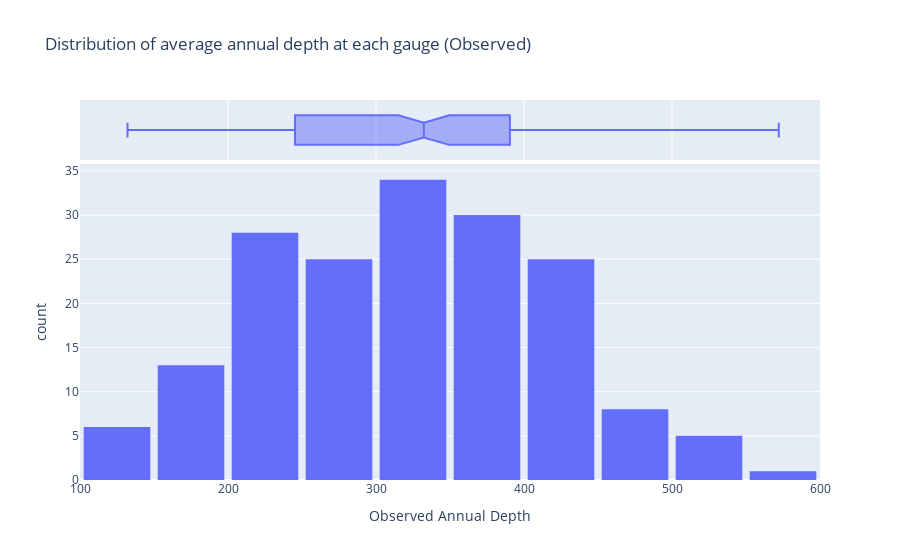

Notebook source saved alongside this figure:
### Code cell
fig1 = px.histogram(df, 
                    x = 'Observed Annual Depth',
                   marginal='box',
                    
                   
                   title='Distribution of average annual depth at each gauge (Observed)')
fig1.update_layout(bargap=0.1)
fig1.show()

### Figure 1 — Plotly figure (JSON) as saved in the notebook; plotly's stock layout.template omitted (floating-point values rounded to 4 significant figures; data arrays with more than 128 entries replaced by an {"elided": "..."} marker saying what was removed)
{"data": [{"alignmentgroup": "True", "bingroup": "x", "hovertemplate": "Observed Annual Depth=%{x}<br>count=%{y}<extra></extra>", "legendgroup": "", "marker": {"color": "#636efa", "pattern": {"shape": ""}}, "name": "", "offsetgroup": "", "orientation": "v", "showlegend": false, "type": "histogram", "x": {"elided": "175 float values"}, "xaxis": "x", "yaxis": "y"}, {"alignmentgroup": "True", "hovertemplate": "Observed Annual Depth=%{x}<extra></extra>", "legendgroup": "", "marker": {"color": "#636efa"}, "name": "", "notched": true, "offsetgroup": "", "showlegend": false, "type": "box", "x": {"elided": "175 float values"}, "xaxis": "x2", "yaxis": "y2"}], "layout": {"bargap": 0.1, "barmode": "relative", "legend": {"tracegroupgap": 0}, "title": {"text": "Distribution of average annual depth at each gauge (Observed)"}, "xaxis": {"anchor": "y", "domain": [0, 1], "title": {"text": "Observed Annual Depth"}}, "xaxis2": {"anchor": "y2", "domain": [0, 1], "matches": "x", "showgrid": true, "showticklabels": false}, "yaxis": {"anchor": "x", "domain": [0, 0.8316], "title": {"text": "count"}}, "yaxis2": {"anchor": "x2", "domain": [0.8416, 1], "matches": "y2", "showgrid": false, "showline": false, "showticklabels": false, "ticks": ""}}}
